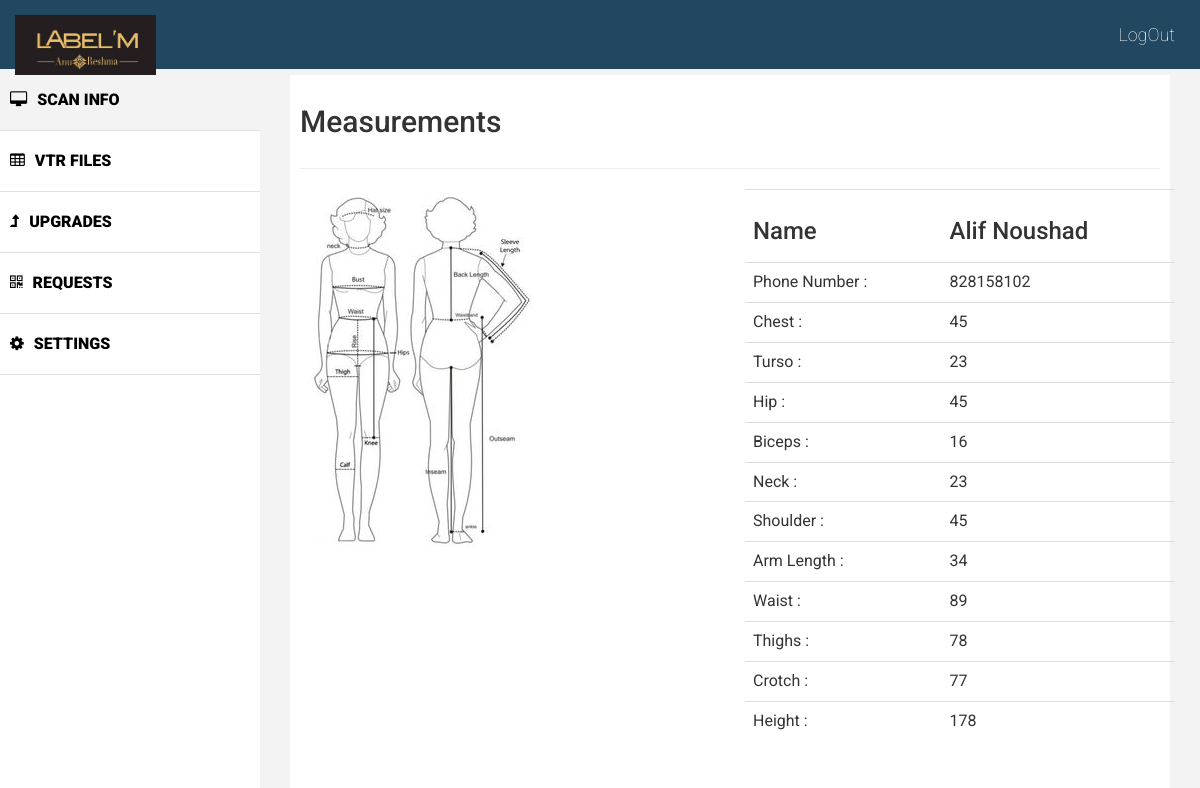
Screenshot of /Details.php?ph=828158102 with the database file from the repository.
### tables this page shows
CREATE TABLE `user_table` (
  `Phone` int(100) UNSIGNED NOT NULL,
  `Password` varchar(50) NOT NULL,
  `UserName` varchar(100) DEFAULT NULL,
  `Gender` varchar(10) NOT NULL
);

CREATE TABLE `measurements` (
  `Phone` int(100) UNSIGNED NOT NULL,
  `Name` varchar(200) NOT NULL,
  `Date` datetime NOT NULL,
  `StoreId` int(200) NOT NULL,
  `Chest` int(11) DEFAULT NULL,
  `Turso` int(11) DEFAULT NULL,
  `Hip` int(11) DEFAULT NULL,
  `biceps` int(11) DEFAULT NULL,
  `Neck` int(250) NOT NULL,
  `Shoulder` int(250) NOT NULL,
  `ArmLength` int(250) NOT NULL,
  `Waist` int(250) NOT NULL,
  `Thighs` int(250) NOT NULL,
  `Crotch` int(250) NOT NULL,
  `Height` int(250) NOT NULL
);

### Details.php (the view, shortened to what this page needs)
<html>
<head>
	<link href="css/bootstrap.css" rel="stylesheet" />
	<link href="css/font-awesome.css" rel="stylesheet" />
	<link href="css/custom.css" rel="stylesheet" />
</head>
</head>
<body>
	<div id="wrapper">
		<div class="navbar navbar-inverse navbar-fixed-top">
			<div class="adjust-nav">
				<div class="navbar-header">
					<a class="navbar-brand" href="#">
						<img src="images/logo.jpg" class="img-responsive" style=" margin:0px; max-height: 60px;max-width: auto;" />
					</a>
				</div>
				<span class="logout-spn" >
					<a href="logout.php" style="color:#fff;">LogOut</a>
				</span>
			</div>
		</div>
		<nav class="navbar-default navbar-side" role="navigation">
			<div class="sidebar-collapse">
				<ul class="nav" id="main-menu">
					<li class="active-link">
						<a href="ShopHome.php" ><i class="fa fa-desktop "></i>SCAN INFO</a>
					</li>
					<li>
						<a href="#"><i class="fa fa-table "></i>VTR FILES </a>
					</li>
					<li>
						<a href="#"><i class="fa fa-level-up "></i>UPGRADES  </a>
					</li>
					<li>
						<a href="#"><i class="fa fa-qrcode "></i>REQUESTS</a>
					</li>
					<li>
						<a href="#"><i class="fa fa-cog"></i>SETTINGS</a>
					</li>
				</ul>
			</div>
		</nav>
		<div id="page-wrapper" >
			<div id="page-inner">
				<div class="row">
					<div class="col-lg-12">
						<h2>Measurements</h2>
					</div>
				</div>
				<hr />
			<div class="row">
					<aside>
						<div class="col-lg-6 col-md-6 col-sm-4 col-xs-4">
							<img src="images/chart.jpg" class="img-responsive" style="min-height: 70%; align-content: left;">
						</div>
				</aside>
				<div class="row">
					<div class="col-lg-6 col-md-6 col-sm-6 col-xs-6">
					<table class="table">
					<tbody>
						<?php
						global $conn;
						$phone = $_GET['ph'] ;
						$quer = "SELECT * FROM measurements INNER JOIN user_table ON measurements.Phone = user_table.Phone and  measurements.Phone ='$phone'";
						$result = $conn->prepare($quer);
						$result->execute();
						$row = $result->fetch(PDO::FETCH_ASSOC);
						echo "<tr><td>";
							echo "<h3>Name</h3>";
							echo "</td><td><h3>";
							echo $row['UserName'];
						echo "</h3></td></tr>";
						echo "<tr><td>";
							echo "Phone Number :";
							echo "</td><td>";
							echo $row['Phone'];
						echo "</td></tr>";
						echo "<tr><td>";
							echo "Chest :";
							echo "</td><td>";
							echo $row['Chest'];
						echo "</td></tr>";
						echo "<tr><td>";
							echo "Turso :";
							echo "</td><td>";
							echo $row['Turso'];
						echo "</td></tr>";
						echo "<tr><td>";
							echo "Hip :";
							echo "</td><td>";
							echo $row['Hip'];
						echo "</td></tr>";
						echo "<tr><td>";
							echo "Biceps :";
							echo "</td><td>";
							echo $row['biceps'];
						echo "</td></tr>";
						echo "<tr><td>";
							echo "Neck :";
							echo "</td><td>";
							echo $row['Neck'];
						echo "</td></tr>";
						echo "<tr><td>";
							echo "Shoulder :";
							echo "</td><td>";
							echo $row['Shoulder'];
						echo "</td></tr>";
						echo "<tr><td>";
							echo "Arm Length :";
							echo "</td><td>";
							echo $row['ArmLength'];
						echo "</td></tr>";
						echo "<tr><td>";
							echo "Waist :";
							echo "</td><td>";
							echo $row['Waist'];
						echo "</td></tr>";
						echo "<tr><td>";
							echo "Thighs :";
							echo "</td><td>";
							echo $row['Thighs'];
						echo "</td></tr>";
						echo "<tr><td>";
							echo "Crotch :";
							echo "</td><td>";
							echo $row['Crotch'];
						echo "</td></tr>";
						echo "<tr><td>";
							echo "Height :";
							echo "</td><td>";
							echo $row['Height'];
						echo "</td></tr>";
						?>
						</tbody>
						</table>
					</div>
				</div>
</div>
			</div>
		</div>
	</div>
</body>
</html>

### css/custom.css (style rules this page uses)
body { font-family: 'Roboto', sans-serif; line-height:30px; }
#wrapper { width: 100%; margin-top:50px; }
#page-wrapper { padding: 15px 15px; min-height: 100px; background:#F3F3F3; }
#page-inner { width:100%; margin:10px 20px 10px 0px; background-color:#fff!important; padding:10px; min-height:1050px; }
.sidebar-collapse .nav { padding:0; padding-top:20px; }
.sidebar-collapse > .nav > li > a { padding:15px 10px; color: #000; font-weight: 900; font-size: 16px; }
.sidebar-collapse > .nav > li { border-bottom:1px solid #e1e1e1; }
.navbar-side { border:none; background-color: #fff; }
.navbar-inverse { background-color: #214761; border-color: #F0F0F0; min-height: 70px; }
.nav > li > a > i { margin-right:10px; }
.logout-spn { float:right; color:#fff; font-size:18px; font-weight:100; margin:90px; margin: 20px 25px 10px 25px; }
.logout-spn a { text-decoration:none; }
.active-link { background-color:#f3f3f3; }
@media (min-width:768px) { #page-wrapper { margin: 0 0 0 260px; padding: 15px 30px; min-height: 1050px; } }
@media (min-width:768px) { .navbar-side { z-index: 1; position: absolute; width: 260px; } }

### rows the page displays
user_table: UserName "Alif Noushad", Phone "828158102"
measurements: Chest "45", Turso "23", Hip "45", biceps "16", Neck "23", Shoulder "45", ArmLength "34", Waist "89", Thighs "78", Crotch "77", Height "178"
